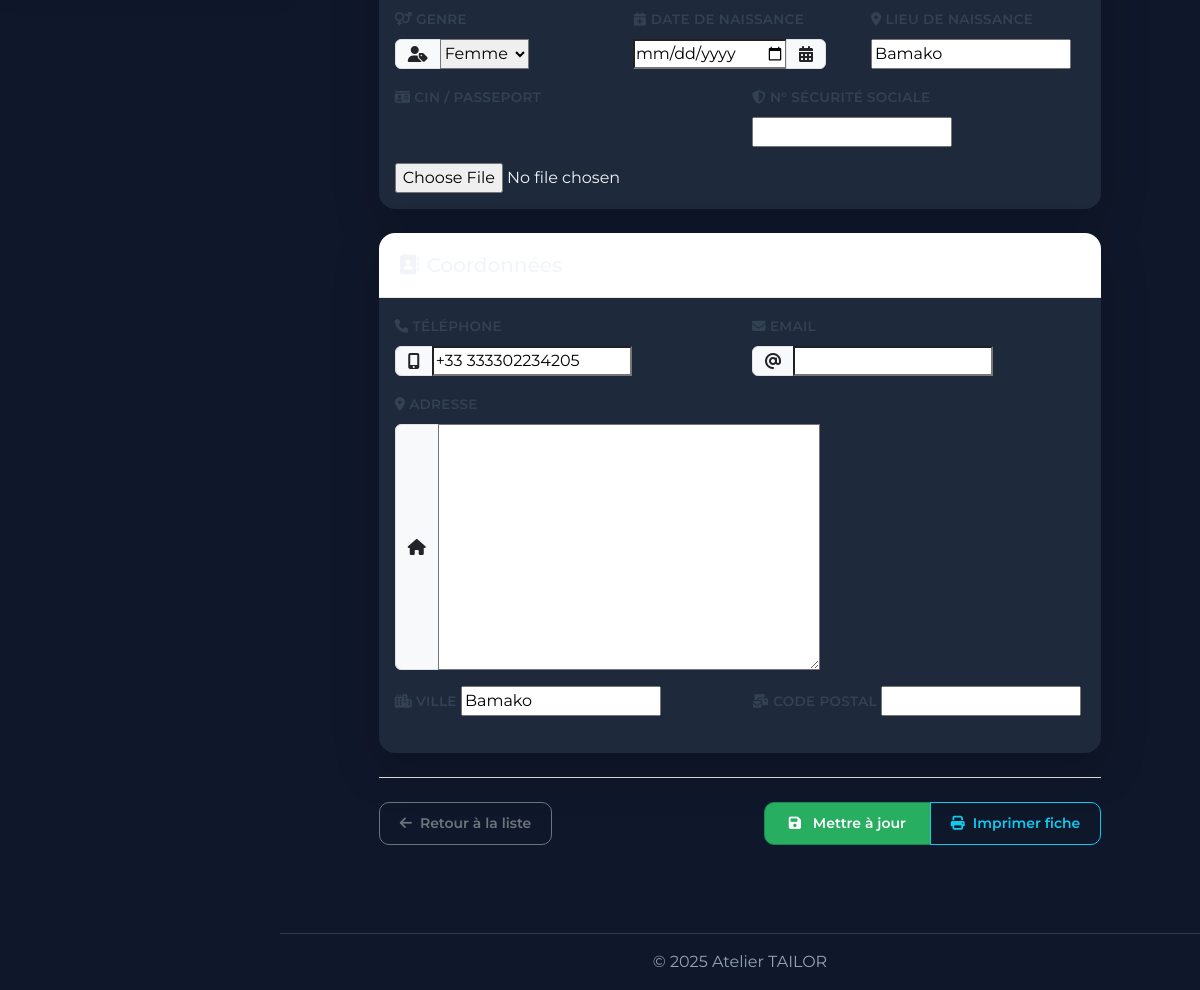
Before: /personnel/2/modifier/ (signed in, lower part) with the older database file.
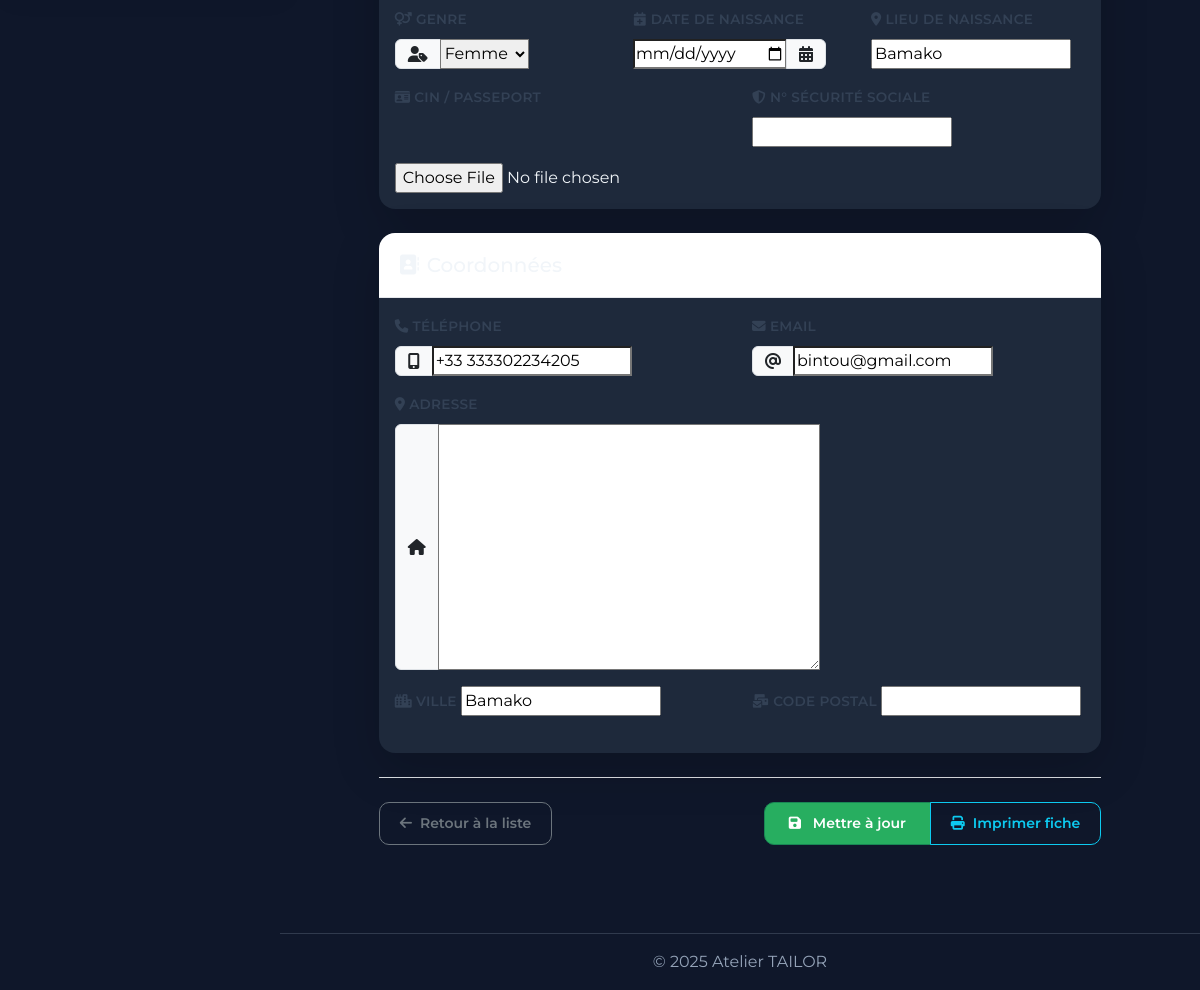
After: the same page with the newer database file.
### apps/personnel/models.py (models this page shows, shortened)
class Personnel(models.Model):
    user = models.OneToOneField(User, on_delete=models.SET_NULL, null=True, blank=True, related_name='personnel_profile')
    ROLE_CHOICES = (
        ('couturier', 'Couturier'),
        ('apprenti', 'Apprenti'),
        ('contractuel', 'contractuel'),
        ('commercial', 'Commercial'),
        ('admin', 'Administratif'),
    )
    GENRE_CHOICES = (
        ('M', 'Homme'),
        ('F', 'Femme'),
    )
    nom = models.CharField(max_length=100)
    prenom = models.CharField(max_length=100)
    email = models.EmailField(blank=True, null=True)
    telephone = models.CharField(max_length=20, blank=True, null=True)
    role = models.CharField(max_length=20, choices=ROLE_CHOICES)
    date_embauche = models.DateField(blank=True, null=True)
    note = models.TextField(blank=True)
    genre = models.CharField(
        max_length=1,
        choices=GENRE_CHOICES,
        blank=True,
        null=True
    )
    TYPE_SALAIRE_CHOICES = (
        ('mensuel', 'Mensuel'),
        ('horaire', 'Horaire'),
    )
    date_naissance = models.DateField(blank=True, null=True)
    lieu_naissance = models.CharField(max_length=100, blank=True, null=True)
    cni = models.CharField(max_length=50, blank=True, null=True)
    numero_securite_sociale = models.CharField(max_length=50, blank=True, null=True)
    adresse = models.TextField(blank=True)
    ville = models.CharField(max_length=100, blank=True, null=True)
    code_postal = models.CharField(max_length=20, blank=True, null=True)
    type_contrat = models.CharField(max_length=100, blank=True, null=True)
    date_fin_contrat = models.DateField(blank=True, null=True)
    salaire = models.DecimalField(max_digits=10, decimal_places=0, blank=True, null=True)
    prime_fixe = models.DecimalField(max_digits=10, decimal_places=0, blank=True, null=True)
    type_salaire = models.CharField(max_length=100, blank=True, null=True)
    statut_emploi = models.CharField(max_length=100, blank=True, null=True)
    niveau_etude = models.CharField(max_length=100, blank=True, null=True)
    annees_experience = models.IntegerField(blank=True, null=True)
    formations_notes = models.CharField(blank=True, null=True)
    specialites = models.CharField(blank=True, null=True)
    notes_competences = models.CharField(blank=True, null=True)
    jours_travail = models.CharField(max_length=100, blank=True, null=True)
    heure_debut = models.TimeField(blank=True, null=True)
    heure_fin = models.TimeField(blank=True, null=True)
    disponibilites = models.TimeField(blank=True, null=True)
    jours_conges_restants = models.IntegerField(blank=True, null=True)
    jours_maladies = models.IntegerField(blank=True, null=True)
    notes_horaires = models.CharField(blank=True, null=True)
    photo = models.ImageField(upload_to='personnel/', blank=True, null=True)
    is_active = models.BooleanField(default=True)
    class Meta:
        ordering = ['nom', 'prenom']

### apps/personnel/views.py (the view)
# urls.py: path('<int:pk>/modifier/', personnel_update, name='personnel_update'),
@login_required
def personnel_update(request, pk):
    personnel = get_object_or_404(Personnel, pk=pk)
    if request.method == 'POST':
        form = PersonnelForm(request.POST, request.FILES, instance=personnel)
        if form.is_valid():
            form.save()
            return redirect('personnel:personnel_list')
    else:
        form = PersonnelForm(instance=personnel)
    return render(request, 'personnel/personnel_form.html', {'form': form, 'title': 'Modifier employé'})

### apps/core/context_processors.py (called while the page is built)
def notifications_processor(request):
    if request.user.is_authenticated:
        unread_notifications = Notification.objects.filter(user=request.user, is_read=False)
        return {
            'notifications_count': unread_notifications.count(),
            'recent_notifications': unread_notifications[:5]
        }
    return {
        'notifications_count': 0,
        'recent_notifications': []
    }

### apps/messagerie/context_processors.py (called while the page is built)
def unread_messages_count(request):
    if request.user.is_authenticated:
        try:
            personnel_profile = request.user.personnel_profile
            unread_count = Message.objects.filter(recipient=personnel_profile, is_read=False).count()
            recent_messages = Message.objects.filter(recipient=personnel_profile).order_by('-created_at')[:5]
            return {
                'unread_messages_count': unread_count,
                'recent_user_messages': recent_messages
            }
        except Personnel.DoesNotExist:
            pass
    return {
        'unread_messages_count': 0,
        'recent_user_messages': []
    }

### apps/panier/cart.py (called while the page is built)
    def __len__(self):
        return sum(item['quantity'] for item in self.cart['items'].values())

### apps/personnel/templates/personnel/personnel_form.html (shortened to what the changed rows need)
{% extends "base.html" %}
{% load static %}
{% block extra_css %}
<link rel="stylesheet" href="{% static 'css/clients.css' %}">
{% endblock %}
{% block content %}
<div class="row justify-content-center">
    <div class="col-lg-10">
        <form method="post" id="personnelForm" enctype="multipart/form-data" class="needs-validation" novalidate>
            <div id="info-tab" class="tab-content active">
                <div class="card shadow-lg border-0 mb-4">
                    <div class="card-body">
                        <div class="row">
                            <div class="col-md-4 mb-3">
                                <div class="input-group">
                                    <span class="input-group-text">
                                        <i class="fas fa-user-tag"></i>
                                    </span>
                                    {{ form.genre }}
                                </div>
                            </div>
                            <div class="col-md-4 mb-3">
                                <div class="input-group">
                                    {{ form.date_naissance }}
                                    <span class="input-group-text">
                                        <i class="fas fa-calendar-alt"></i>
                                    </span>
                                </div>
                            </div>
                            <div class="col-md-4 mb-3">
                                <label for="{{ form.lieu_naissance.id_for_label }}" class="form-label">
                                    <i class="fas fa-map-marker-alt me-1"></i>Lieu de naissance
                                </label>
                                {{ form.lieu_naissance }}
                            </div>
                            <div class="col-md-6 mb-3">
                            </div>
                            <div class="col-md-6 mb-3">
                                <label for="{{ form.numero_securite_sociale.id_for_label }}" class="form-label">
                                    <i class="fas fa-shield-alt me-1"></i>N° Sécurité Sociale
                                </label>
                                {{ form.numero_securite_sociale }}
                            </div>
                        </div>
                        {{ form.photo }}
                    </div>
                </div>
                <div class="card shadow-lg border-0 mb-4">
                    <div class="card-body">
                        <div class="row">
                            <div class="col-md-6 mb-3">
                                <div class="input-group">
                                    <span class="input-group-text">
                                        <i class="fas fa-mobile-alt"></i>
                                    </span>
                                    {{ form.telephone }}
                                </div>
                            </div>
                            <div class="col-md-6 mb-3">
                                <div class="input-group">
                                    <span class="input-group-text">
                                        <i class="fas fa-at"></i>
                                    </span>
                                    {{ form.email }}
                                </div>
                            </div>
                            <div class="col-12 mb-3">
                                <div class="input-group">
                                    <span class="input-group-text">
                                        <i class="fas fa-home"></i>
                                    </span>
                                    {{ form.adresse }}
                                </div>
                            </div>
                            <div class="col-md-6 mb-3">
                                <label for="{{ form.ville.id_for_label }}" class="form-label">
                                    <i class="fas fa-city me-1"></i>Ville
                                </label>
                                {{ form.ville }}
                            </div>
                            <div class="col-md-6 mb-3">
                                <label for="{{ form.code_postal.id_for_label }}" class="form-label">
                                    <i class="fas fa-mail-bulk me-1"></i>Code postal
                                </label>
                                {{ form.code_postal }}
                            </div>
                        </div>
                    </div>
                </div>
            </div>
        </form>
    </div>
</div>
{% endblock %}
{% block extra_js %}
<link rel="stylesheet" href="https://cdn.jsdelivr.net/npm/flatpickr/dist/flatpickr.min.css">
<link rel="stylesheet" href="https://cdnjs.cloudflare.com/ajax/libs/animate.css/4.1.1/animate.min.css">
{% endblock %}

Changed rows visible on the page:
changed Personnel "Femme": email (not shown) → "bintou@gmail.com"
